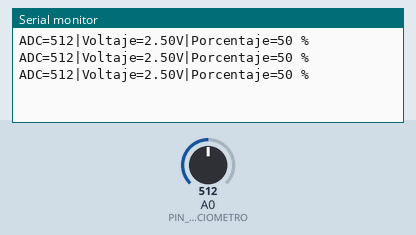
The sketch below on a simulated Arduino Uno, built with avr-gcc and run on an emulated ATmega328P. Parts: the last lines printed to the serial monitor. The test bench sets the inputs (shaded band); at power-on: A0 (PIN_POTENCIOMETRO) = 512.

Above: at 1.3 s.
1.4 s: A0 (PIN_POTENCIOMETRO) set to 716
At 1.9 s:
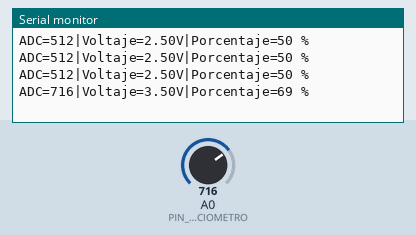
2.9 s: A0 (PIN_POTENCIOMETRO) set to 900
At 3.4 s:
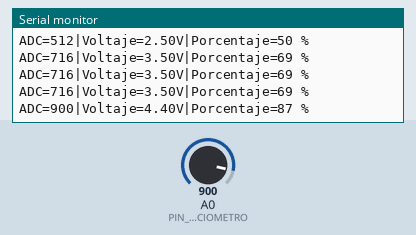
Timing chart, 0 to 5.9 s (numbered marks = the images above; inputs shaded):
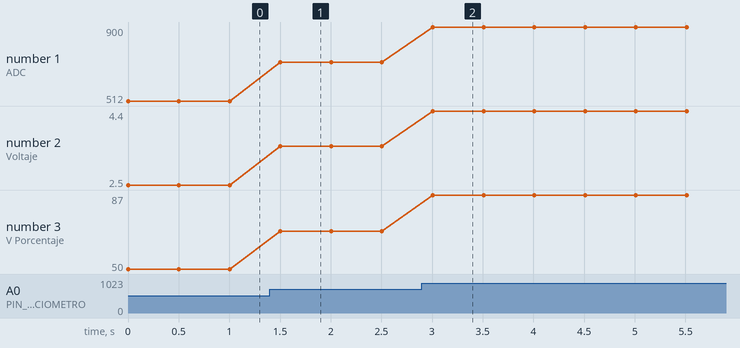

Measured:
- after the input at 1.4 s, the serial monitor: prints a new line after 0.10 s (image 1)
- after the input at 2.9 s, the serial monitor: prints a new line after 0.11 s (image 2)
- plotted number 1: 512 → 716 after the input at 1.4 s, 716 → 900 after the input at 2.9 s
- plotted number 2: 2.5 → 3.5 after the input at 1.4 s, 3.5 → 4.4 after the input at 2.9 s
- plotted number 3: 50 → 69 after the input at 1.4 s, 69 → 87 after the input at 2.9 s

The sketch:

etapa3.ino
```cpp
const int PIN_POTENCIOMETRO = A0;
const int ADC_MAX = 1023;
const float VREF = 5.0;

void leerPotenciometro(int pin, int *valorADC, float *voltaje, int *porcentaje) {
  if (valorADC == nullptr || voltaje == nullptr || porcentaje == nullptr) {
    return;
  }

  *valorADC = analogRead(pin);
  *voltaje = (*valorADC * VREF) / ADC_MAX;
  *porcentaje = (int)((long)(*valorADC) * 100L / ADC_MAX);
}

void mostrarDatos(int valorADC, float voltaje, int porcentaje) {
  Serial.print("ADC=");
  Serial.print(valorADC);
  Serial.print("|Voltaje=");
  Serial.print(voltaje, 2);
  Serial.print("V");
  Serial.print("|Porcentaje=");
  Serial.print(porcentaje);
  Serial.println(" %");
}

void setup() {
  Serial.begin(9600);
}

void loop() {
  int valorADC = 0;
  float voltaje = 0.0;
  int porcentaje = 0;

  leerPotenciometro(PIN_POTENCIOMETRO, &valorADC, &voltaje, &porcentaje);

  mostrarDatos(valorADC, voltaje, porcentaje);

  delay(500);
}
```
